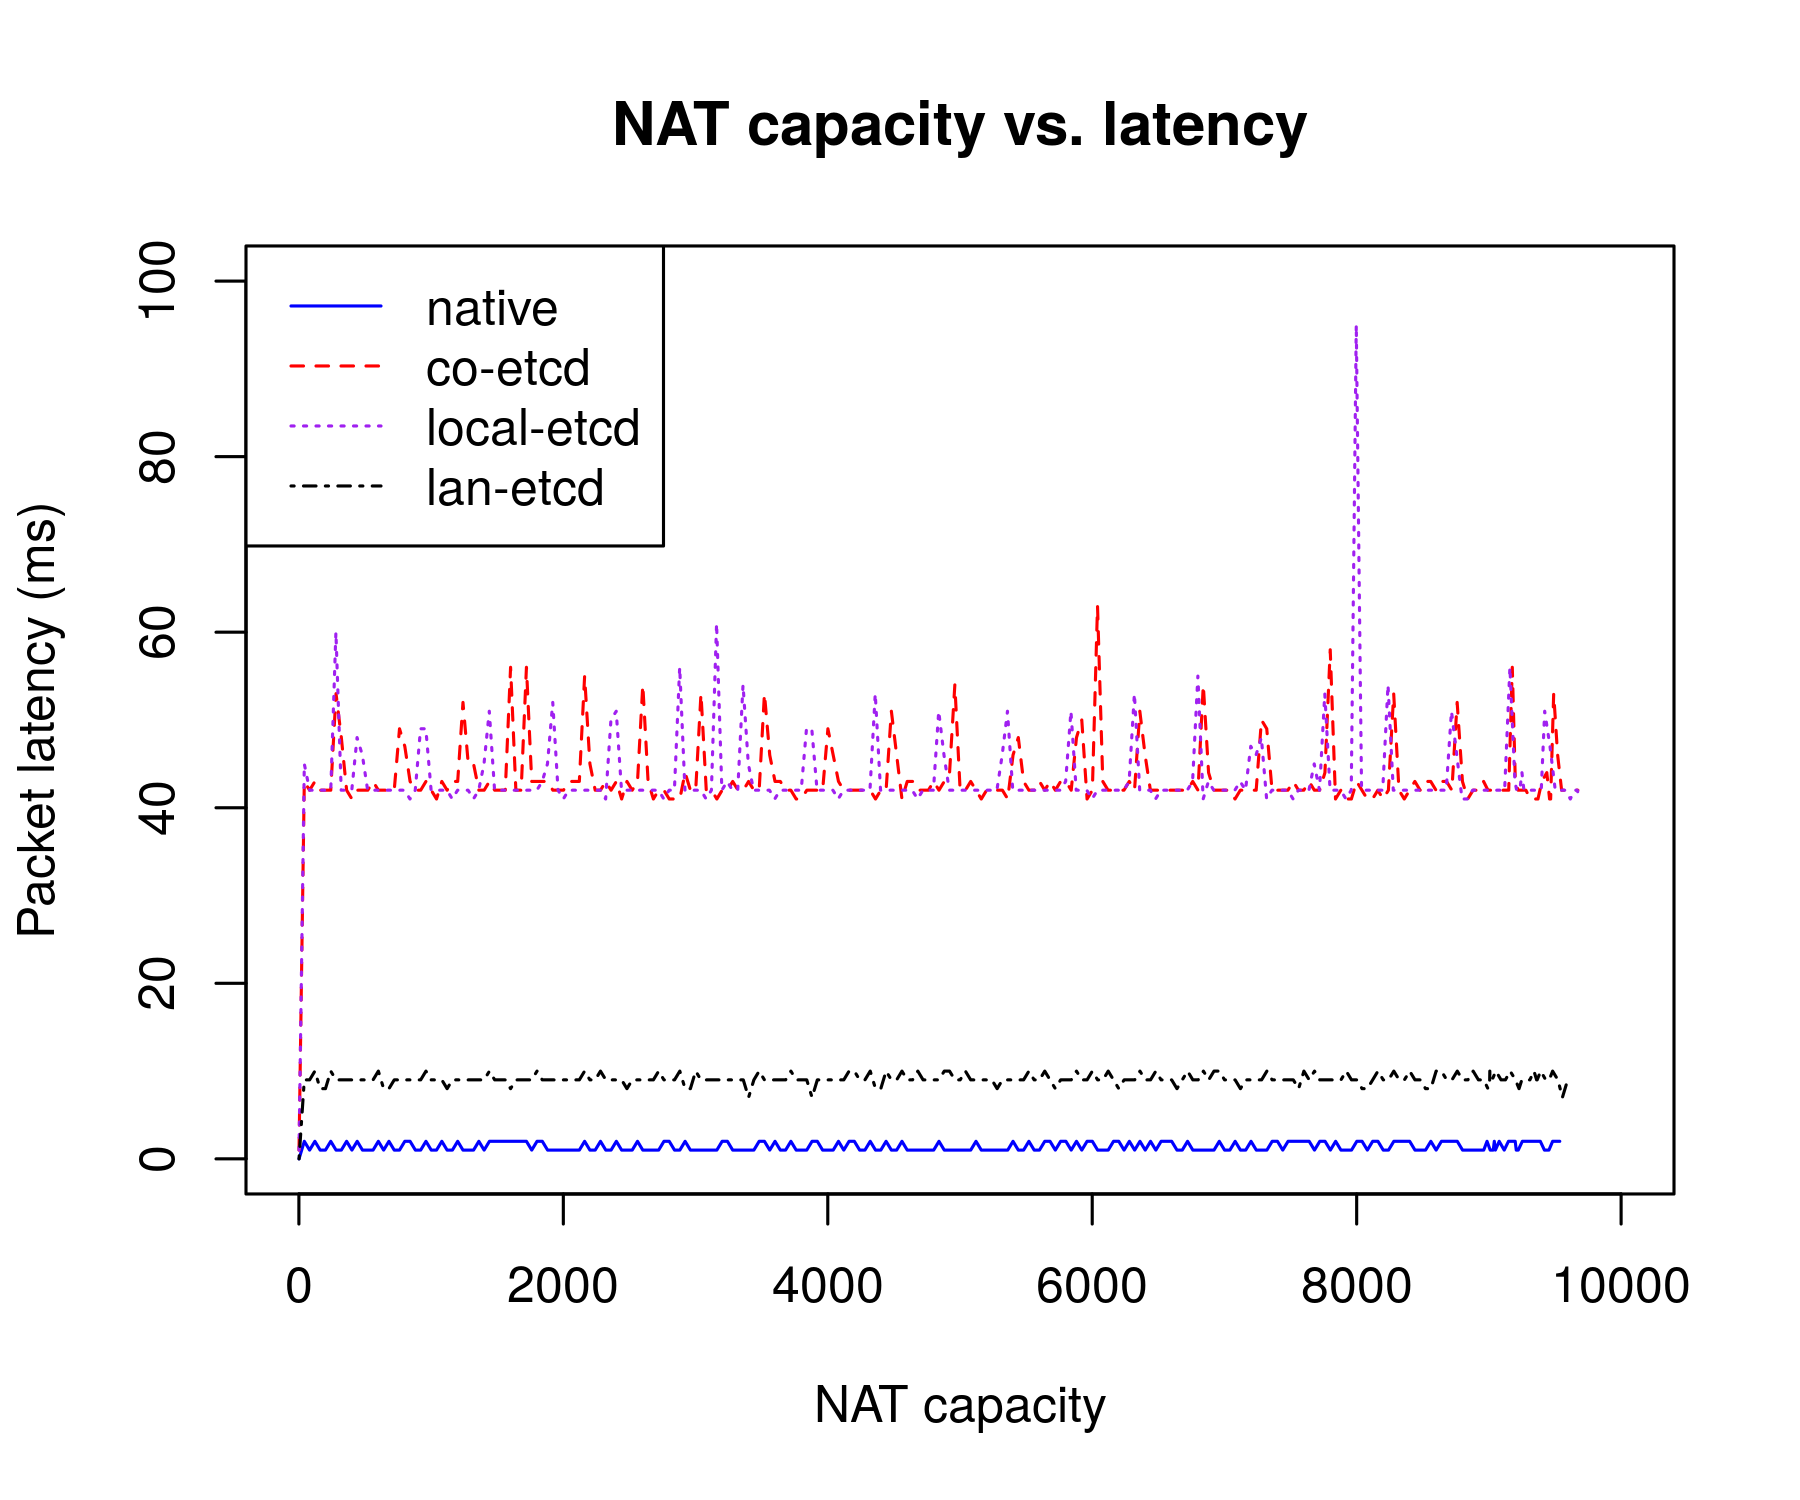

This chart was generated by the following R code:
# run as Rscript plot.R native/plotdata.txt coloc/plotdata.txt local/plotdata.txt lan/plotdata.txt plot.png
# read CLI parameters
args <- commandArgs(trailingOnly = TRUE)

native <- args[1] 
coloc <- args[2]
local <- args[3]
lan <- args[4]

outFile <- args[5]
#sprintf("args = %s", args)

plotTitle <- "NAT capacity vs. latency"

# define the output file and plot it
png(outFile, width = 6, height=5, units="in", res=300)
	
# plot(0, 0, type="p", xlab="NAT capacity", ylab="Packet latency (ms)", 
# 	xlim=c(0,10000), ylim=c(0,100))

linetype <- c(1:4)
plotchar <- c(1:4)
 
colors <- c("blue", "red", "purple", "black")
titles <- c("native", "co-etcd",  "local-etcd", "lan-etcd")

# read data for native and plot the line
inp <- read.table(native, header=TRUE)
natCapacity <- inp[[1]]
latency <- inp[[2]]
# sprintf("%s", natCapacity)
# sprintf("%s", latency)
plot(natCapacity, latency, type="l", col=colors[1], lty=linetype[1], xlab="NAT capacity", ylab="Packet latency (ms)", xlim=c(0,10000), ylim=c(0,100))

# read data for coloc and plot the line
inp <- read.table(coloc, header=TRUE)
natCapacity <- inp[[1]]
latency <- inp[[2]]
lines(natCapacity, latency, type="l", lty=linetype[2], col=colors[2], pch=plotchar[2])

# read data for local and plot the line
inp <- read.table(local, header=TRUE)
natCapacity <- inp[[1]]
latency <- inp[[2]]
lines(natCapacity, latency, type="l", lty=linetype[3], col=colors[3], pch=plotchar[3])

# read data for local and plot the line
inp <- read.table(lan, header=TRUE)
natCapacity <- inp[[1]]
latency <- inp[[2]]
lines(natCapacity, latency, type="l", lty=linetype[4], col=colors[4], pch=plotchar[4])

# put the plot title, legend and finalize plotting
title(main=plotTitle)
legend("topleft", titles, col=colors, lty=linetype)
# grid(col="gray")
dev.off()
